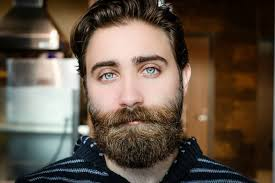
#> input picture Assignment 28/im3.jpg, 275 x 183 px
$ python chess_face.py
#> lines starting #> are read from the running program, lines starting #| are printed output that depends on the picture
import cv2

image = cv2.imread("im3.jpg")
#> image is the input picture: shape (183, 275, 3); mean B, G, R 70.3, 83.7, 97.9
image_gray = cv2.cvtColor(image,cv2.COLOR_BGR2BGRA)

face_detector = cv2.CascadeClassifier(cv2.data.haarcascades + "haarcascade_frontalface_alt.xml")
faces = face_detector.detectMultiScale(image_gray)
#> faces = [[66, 21, 126, 126]]

for face in faces:
    x,y,w,h = face
    face_image = image[y:y+h,x:x+w]
    face_image_spall = cv2.resize(face_image,[20,20])
    face_image_big = cv2.resize(face_image_spall,[w,h],interpolation=0)
    image[y:y+h,x:x+w] = face_image_big
#> this loop made 1 pass
#> pass 1, `face_image = image[y:y+h,x:x+w]`:
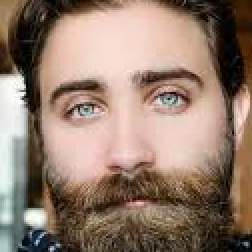
#> face_image: shape (126, 126, 3) (shown 2 times larger); mean B, G, R 109.5, 124.5, 147.4
#> pass 1, `face_image_spall = cv2.resize(face_image,[20,20])`:
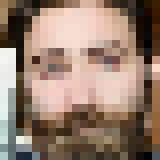
#> face_image_spall: shape (20, 20, 3) (shown 8 times larger); mean B, G, R 111.1, 126.1, 149.3
#> pass 1, `face_image_big = cv2.resize(face_image_spall,[w,h],interpolation=0)`:
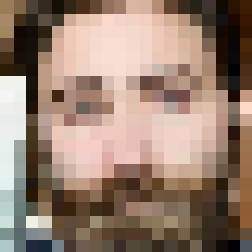
#> face_image_big: shape (126, 126, 3) (shown 2 times larger); mean B, G, R 111.8, 126.9, 149.9
#> after the loop:
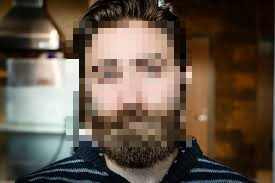
#> image: shape (183, 275, 3); mean B, G, R 71.1, 84.4, 98.7

cv2.imshow("result", image)
cv2.waitKey()
